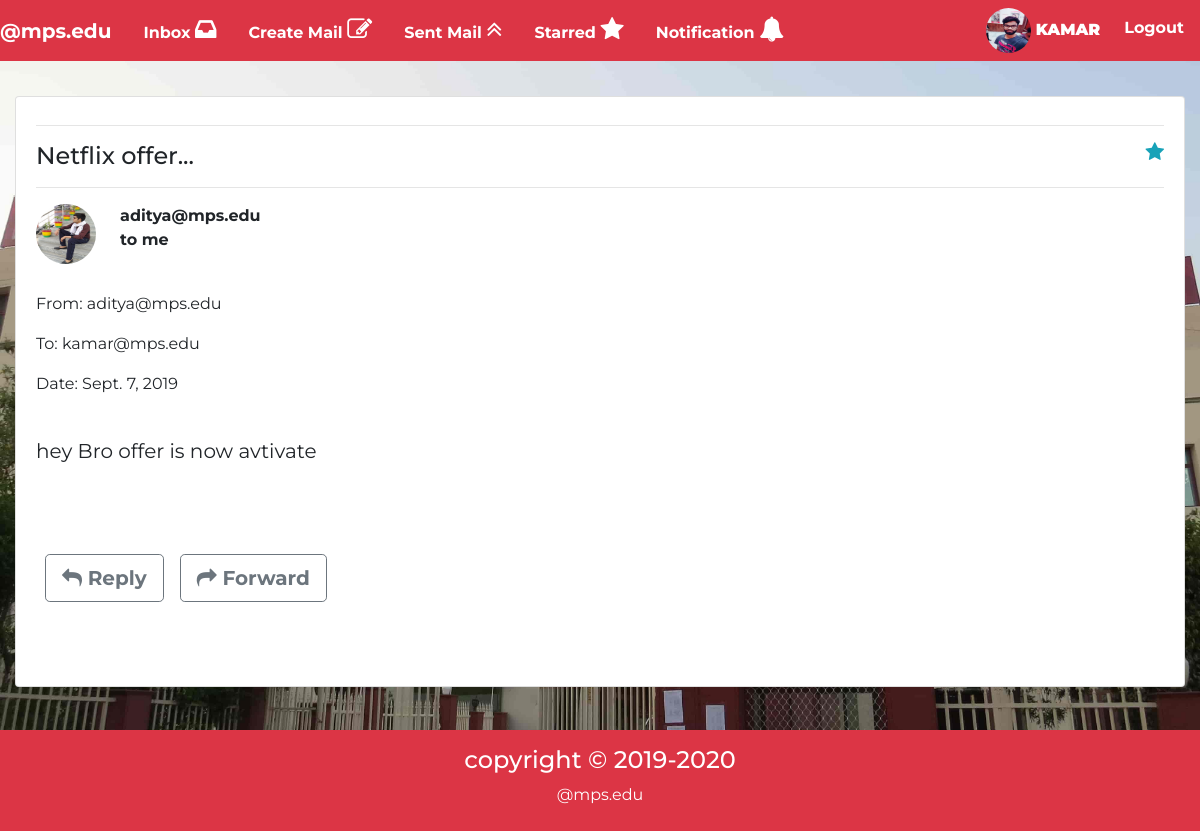
Page /home/inbox_view/57 (signed in) on the earlier database version.
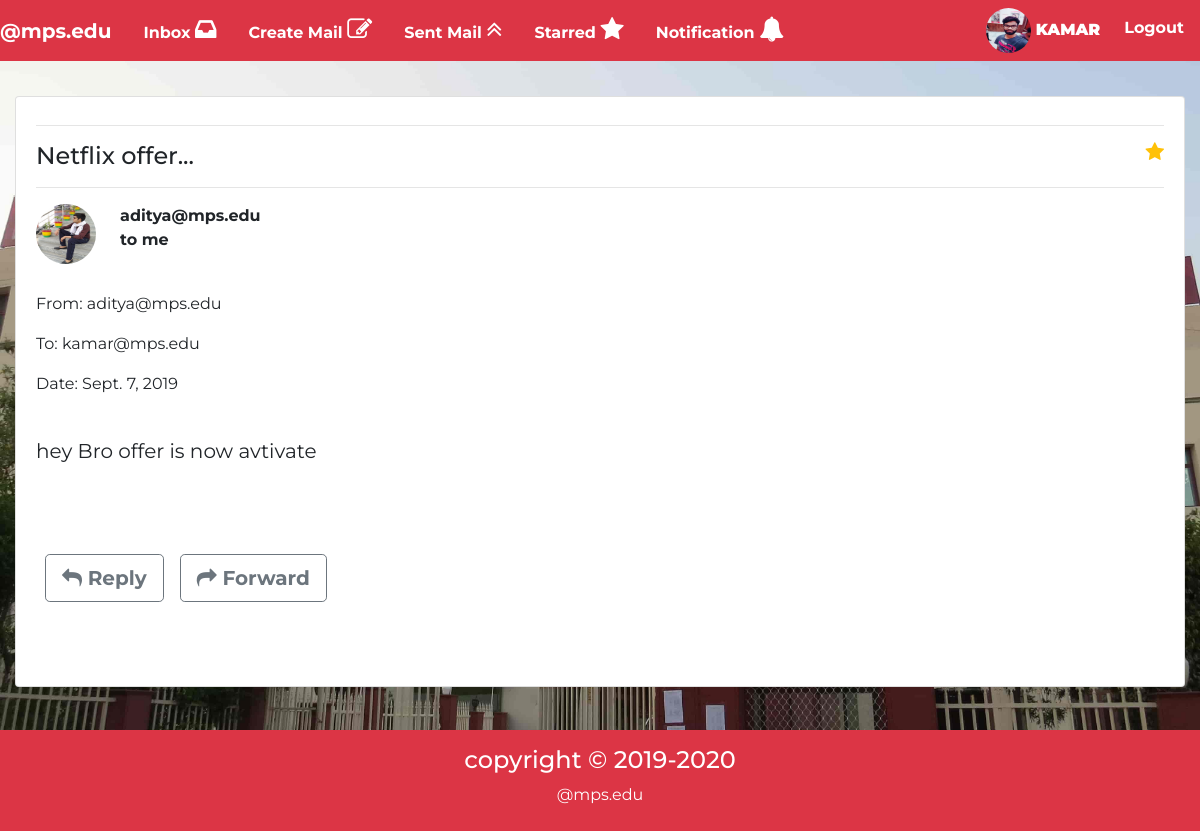
Same page on the later database version.
### mail/views.py (the view)
# urls.py: path('inbox_view/<int:id>',views.inbox_view),
@login_required(login_url="/account/login")
def inbox_view(req,id):
    try:
    	inbox_view=Inbox.objects.get(profile__user__username=req.user,id=id)
    	return render(req,"mail/inbox_view.html",{"inbox_view":inbox_view})
    except:return render(req,"mail/error.html")

### mail/templates/mail/inbox_view.html (shortened to what this page needs)
{%extends 'mail/basic.html'%}
{%block body%}
<div class="container-fluid">
<section class="mt-5">
	<div class="list-group-item">
	<hr><h4 class="d-inline">{{inbox_view.sub}}...</h4><span class="float-right ">
	    {%if inbox_view.starred%}
	<a href="#" id="delete_starred" class="text-warning"><i class="fa fa-star font-awesome-size font-awesome-delete"></i></a>
	{%else%}
	<a href="#" id="save_starred" class="text-info"><i class="fa fa-star font-awesome-size font-awesome-delete starred-inbox" id="starred{{msg.id}}"></i></a>
	{%endif%}
	</span>
	<hr>
	<a href="/media/{{inbox_view.from_user.pic}}"><img src="/media/{{inbox_view.from_user.pic}}" class=" img-inbox-sentmail rounded-circle float-left mr-4"></a>
		<b>{{inbox_view.from_user.user.email}}</b>
		<b><p>to me</p></b><br>
		<p>From: {{inbox_view.from_user.user.email}}</p>
		<p>To: {{inbox_view.profile.user.email}}</p>
		<p>Date: {{inbox_view.date}}</p><br>
		<p class="msg">{{inbox_view.msg}}</p><br><br><br>
		<div class="row mb-5">
		    <button class="btn btn-outline-secondary font-weight-bolder ml-4 btn-lg"><i class="fa fa-reply"></i> Reply</button>
		<button class="btn btn-outline-secondary  font-weight-bolder ml-3 btn-lg"><i class="fa fa-share"></i> Forward</button>
      </div><br>
	</div>
</section>
</div>
{%endblock%}

Differences in the rows shown:
changed Inbox "Netflix offer": starred False → True (drawn)
